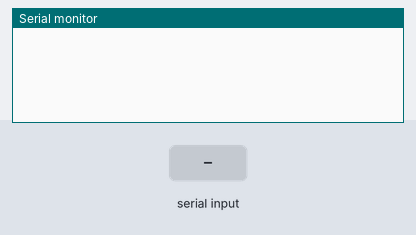
Simulated run of this sketch. Board: ESP8266 (NodeMCU). Shown: the last lines printed to the serial monitor. Inputs (shaded band) come from the test bench. WiFi joins after 1.5 s; servers stay silent unless stated.

Above: at 3.0 s.
3.1 s: "49003AA59741" received over Serial
At 6.0 s:
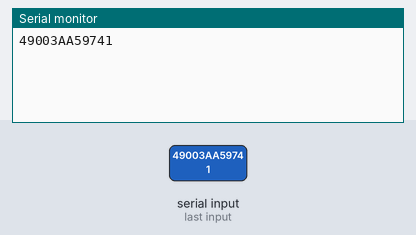
6.1 s: "490027741C06" received over Serial
At 9.0 s:
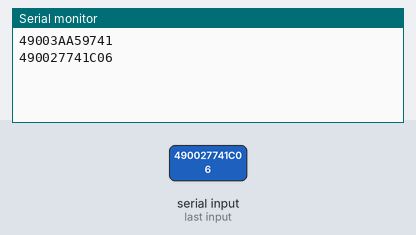
9.1 s: "490038BC6DA0" received over Serial
At 12.0 s:
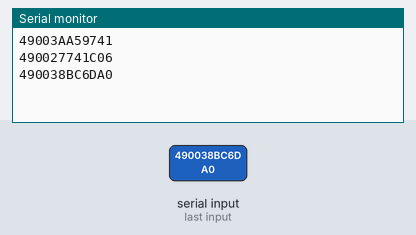
12.1 s: "49003B604D5F" received over Serial
At 15.0 s:
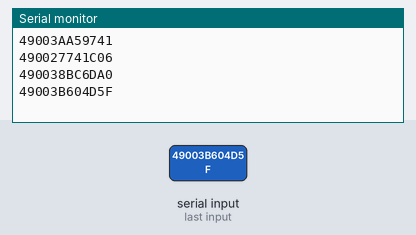
15.1 s: "1" received over Serial
At 18.7 s:
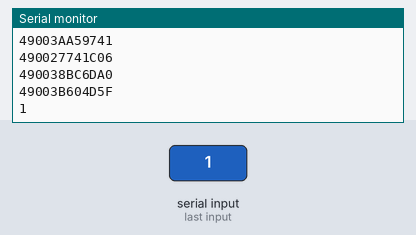

The sketch:

Attendance.ino
```cpp
#define BLYNK_TEMPLATE_ID "TMPL3twGDi6of"
#define BLYNK_TEMPLATE_NAME "Attendance"
#define BLYNK_AUTH_TOKEN "fl37tJ8SRf6cr5mw8iJbaalpDruSBPYH"
#include <ESP8266WiFi.h>
#include <BlynkSimpleEsp8266.h>
int sen1=0,sen2=0,sen3=0,sen4=0,n=0;
int i=0,J=0,k=0,l=0;
char ssid[] = "Attendance";
char pass[] = "123456789";
//nohip92565@merumart.com
//Project@123
char red1;
int ldr;
  String a;
// Cayenne authentication info. This should be obtained from the Cayenne Dashboard.
void setup()
{
  Blynk.begin(BLYNK_AUTH_TOKEN, ssid, pass);
  Serial.begin(9600);

}
void loop()
{
   a=Serial.readString();
  Serial.println(a);
  delay(2000);
   if(a=="49003AA59741")
  {
     i=i+1;
    }
     if(i==1)
  {
      Blynk.virtualWrite(V0,"L.Deepa,Present IN");
    }
     if(i==2)
  {
    i=0;
      Blynk.virtualWrite(V0,"L.Deepa,Present OUT");
    }
      if(a=="490027741C06")
  {
     J=J+1;
    }
     if(J==1)
  {
      Blynk.virtualWrite(V1,"R.Deepika,Present IN");
    }
     if(J==2)
  {
    J=0;
      Blynk.virtualWrite(V1,"R.Deepika,Present OUT");
    }

  if(a=="490038BC6DA0")
  {
     k=k+1;
    }
     if(k==1)
  {
      Blynk.virtualWrite(V2,"3rd Student,Present IN");
    }
     if(k==2)
  {
    k=0;
      Blynk.virtualWrite(V2,"3rd Student,Present OUT");
    }
  if(a=="49003B604D5F")
  {
     l=l+1;
    }
     if(l==1)
  {
      Blynk.virtualWrite(V3,"Bus1,IN");
    }
     if(l==2)
  {
    l=0;
      Blynk.virtualWrite(V3,"Bus1,OUT");
    }
}
```

Measured:
- after the input at 3.1 s, the serial monitor: prints a new line after 2.7 s (image 1)
- after the input at 6.1 s, the serial monitor: prints a new line after 2.7 s (image 2)
- after the input at 9.1 s, the serial monitor: prints a new line after 2.7 s (image 3)
- after the input at 12.1 s, the serial monitor: prints a new line after 2.7 s (image 4)
- after the input at 15.1 s, the serial monitor: prints a new line after 2.7 s (image 5)
